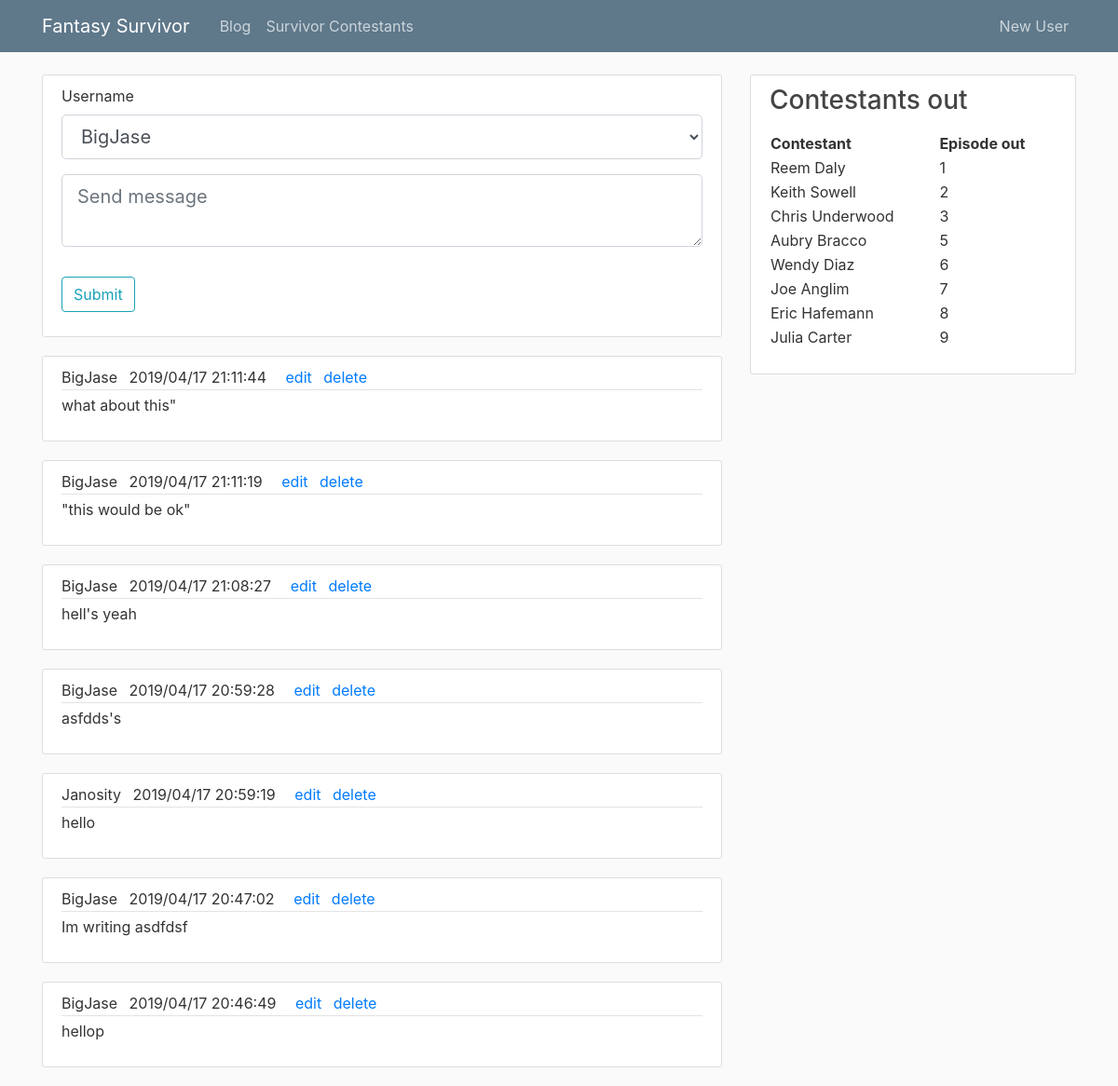
Before: /blog with the older database file.
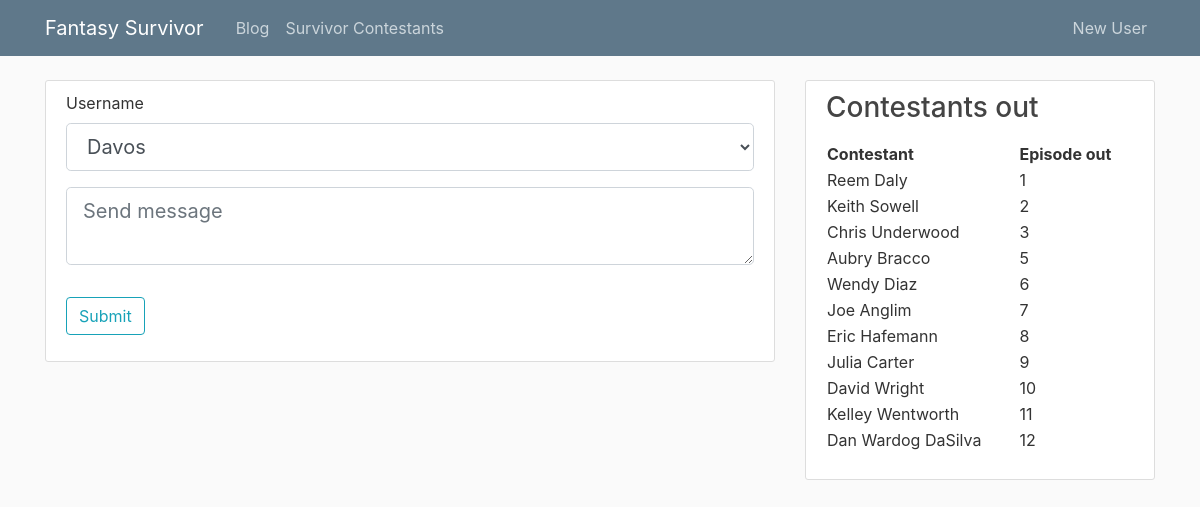
After: the same page with the newer database file.
### tables this page shows
CREATE TABLE Blog
(time_  DATETIME, 
user_nm varchar(255),
comp_nm varchar(255),
post varchar(255),
PRIMARY KEY (time_, user_nm, comp_nm),
constraint fk_user
    FOREIGN KEY (user_nm)
    REFERENCES CompUser(user_nm)
    on delete cascade,
constraint fk_comp
    FOREIGN KEY (comp_nm)
    references FantasyCompetition(comp_nm)
    on delete cascade
);

CREATE TABLE Contestant
(contestant_id INTEGER PRIMARY KEY AUTOINCREMENT, 
name varchar(255),
age INT,
sex char(15),
origin_town varchar(255),
season_no INT,
ep_no INT,
position_out INT,
foreign key (season_no) references Season,
foreign key (ep_no) references Episode
);

### survivorcomp.py (the view, shortened to what this page needs)
@app.route("/blog", methods=['GET', 'POST'])
def blog():
    c, conn = get_db()
    c.execute('SELECT user_nm FROM CompUser')
    results = c.fetchall()
    users = [(results.index(item), item['user_nm']) for item in results]
    form = BlogForm()
    form.username.choices = users
    conn = sqlite3.connect('survivor.db')
    conn.row_factory = dict_factory
    c = conn.cursor()
    c.execute("SELECT * FROM Blog \
        ORDER BY time_ DESC")
    blogs = c.fetchall()
    return render_template('blog.html', posts=blogs, form=form)

### forms.py
class BlogForm(FlaskForm):
    username = SelectField('Username', choices=[], coerce=int)
    content = TextAreaField(validators=[DataRequired()], render_kw=dict(placeholder='Send message'))
    submit = SubmitField('Submit')

### survivorcomp.py (called while the page is built)
def dict_factory(cursor, row):
    d = {}
    for idx, col in enumerate(cursor.description):
        d[col[0]] = row[idx]
    return d

def get_db():
    conn = sqlite3.connect('survivor.db')
    conn.row_factory = dict_factory
    c = conn.cursor()
    c.execute("PRAGMA foreign_keys=ON;")
    return c, conn

@app.context_processor
def feed_layout():
    c, conn = get_db()
    c.execute("SELECT name, ep_no \
        FROM contestant \
        Where ep_no is not Null \
        order by ep_no")
    out_cons = c.fetchall()
    return dict(out_cons=out_cons)

### templates/blog.html (shortened to what this page needs)
{% extends "layout.html" %}
{% block content %}
<div class="content-section">
    <form method="POST" action="">
        <fieldset class="form-group">
            <div class="form-group">
                {{ form.username.label(class="form-control-label") }}
                {% if form.username.errors %}
                    {{ form.username(class="form-control form-control-lg is-invalid") }}
                    <div class="invalid-feedback">
                        {% for error in form.username.errors %}
                            <span>{{ error }}</span>
                        {% endfor %}
                    </div>
                {% else %}
                    {{ form.username(class="form-control form-control-lg") }}
                {% endif %}
            </div>
                <div class="form-group">
                        {% if form.content.errors %}
                            {{ form.content(class="form-control form-control-lg is-invalid") }}
                            <div class="invalid-feedback">
                                {% for error in form.username.errors %}
                                    <span>{{ error }}</span>
                                {% endfor %}
                            </div>
                        {% else %}
                            {{ form.content(class="form-control form-control-lg") }}
                        {% endif %}
                    </div>
        </fieldset>
        <div class="form-group">
            {{ form.submit(class="btn btn-outline-info") }}
        </div>
    </form>
</div>
    {% for post in posts %}
      <article class="media content-section">
        <div class="media-body">
          <div class="article-metadata">
            <a class="mr-2" >{{ post.user_nm }}</a>
            <a class="mr-2" >{{ post.time_ }}</a>
            <a href="/blog/edit/{{ post.time_.replace('/', '-') }}/{{ post.user_nm }}/{{ post.comp_nm }}" class="ml-2" >edit</a>
            <a href="/blog/delete/{{ post.time_.replace('/', '-') }}/{{ post.user_nm }}/{{ post.comp_nm }}" class="ml-2" >delete</a>
          </div>
          <p class="article-content">{{ post.post }}</p>
        </div>
      </article>
    {% endfor %}
{% endblock content %}

### templates/layout.html (shortened to what this page needs)
<!DOCTYPE html>
<html>
<head>
    <link rel="stylesheet" href="https://maxcdn.bootstrapcdn.com/bootstrap/4.0.0/css/bootstrap.min.css">
    <link rel="stylesheet" type="text/css" href="{{ url_for('static', filename='main.css') }}">
</head>
<body>
    <header class="site-header">
      <nav class="navbar navbar-expand-md navbar-dark bg-steel fixed-top">
        <div class="container">
          <a class="navbar-brand mr-4" href="/">Fantasy Survivor</a>
          <div class="collapse navbar-collapse" id="navbarToggle">
            <div class="navbar-nav mr-auto">
              <a class="nav-item nav-link" href="{{ url_for('blog') }}">Blog</a>
              <a class="nav-item nav-link" href="{{ url_for('contestants') }}">Survivor Contestants</a>
            </div>
            <div class="navbar-nav">
              <a class="nav-item nav-link" href="{{ url_for('register') }}">New User</a>
            </div>
          </div>
        </div>
      </nav>
    </header>
    <main role="main" class="container">
      <div class="row">
        <div class="col-md-8">
          {% block content %}
          {% endblock %}
        </div>
        <div class="col-md-4">
          <div class="content-section">
            <h3>Contestants out</h3>
            <p class='text-muted'>
              <table style="width:100%">
                <tr>
                  <th>Contestant</th>
                  <th>Episode out</th>
                </tr>
                  {% for contestant in out_cons%}
                    <tr>
                      <td>{{ contestant['name'] }}</td>
                      <td>{{ contestant['ep_no'] }}</td>
                    </tr>
                  {% endfor %}
              </table>
            </p>
          </div>
        </div>
      </div>
    </main>
</body>
</html>

Changed rows visible on the page:
removed Blog: user_nm "BigJase", time_ "2019/04/17 21:11:44", post "what about this\""
removed Blog: user_nm "BigJase", time_ "2019/04/17 21:11:19", post "\"this would be ok\""
removed Blog: user_nm "BigJase", time_ "2019/04/17 21:08:27", post "hell's yeah"
removed Blog: user_nm "BigJase", time_ "2019/04/17 20:59:28", post "asfdds's"
removed Blog: user_nm "Janosity", time_ "2019/04/17 20:59:19", post "hello"
removed Blog: user_nm "BigJase", time_ "2019/04/17 20:47:02", post "Im writing asdfdsf"
removed Blog: user_nm "BigJase", time_ "2019/04/17 20:46:49", post "hellop"
added Contestant: name "David Wright", ep_no "10"
added Contestant: name "Kelley Wentworth", ep_no "11"
added Contestant: name "Dan Wardog DaSilva", ep_no "12"
Other visible differences:
form field username: "BigJase" → "Davos"
